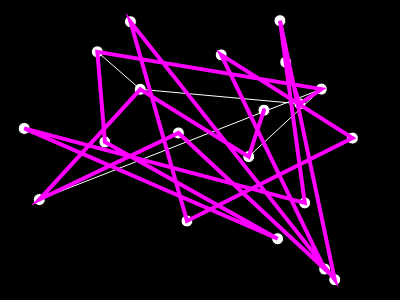
Frame 1 (no input)
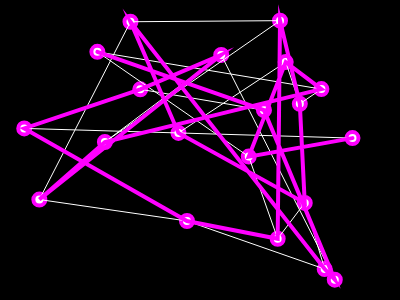
Frame 60 (no input)
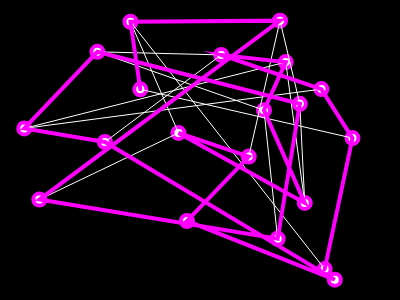
Frame 120 (the mouse pressed at the canvas centre since frame 60)

The p5.js sketch that drew these frames (run headless with seeded random() and noise() and a simulated clock; from frame 60 on, the mouse is pressed at the canvas centre):

// p5.js sketch
// ── sketch.js
var cities = []
var totalCities = 20

var recordDistance;

var bestEver = []

function setup() {
  createCanvas(400,300)
  for (var i=0; i<totalCities; i++) {
    var v = createVector(random(width), random(height))
    cities[i] = v
  }
  
  var d = calcDistance(cities);
  recordDistance = d
  print(recordDistance)
  
  bestEver = cities.slice()
}

function draw() {
  var i = floor(random(cities.length));
  var j = floor(random(cities.length));
  swap(cities, i,j )
  
  // if(random()<.5){
  //   cities = bestEver.slice()
  // }
  
  background(0) 
  fill(255);
  for (var i=0; i< cities.length; i++) {
    ellipse(cities[i].x, cities[i].y, 12, 12)
  }
  
  
  stroke(255);
  strokeWeight(1);
  noFill();
  beginShape();
  for (var i=0; i< cities.length; i++) {
    vertex(cities[i].x, cities[i].y)
  }
  endShape();
  
  stroke(255,0,255);
  strokeWeight(4);
  noFill();
  beginShape();
  for (var i=0; i< bestEver.length; i++) {
    vertex(bestEver[i].x, bestEver[i].y)
  }
  endShape();
  
  var d = calcDistance(cities);
  if (d < recordDistance){
    recordDistance = d;
    print(round(recordDistance,1));
    bestEver = cities.slice()
  }
  
}

function swap(a, i, j){
  var temp = a[i];
  a[i] = a[j];
  a[j] = temp;
}


function calcDistance(points) {
  var sum = 0;
  for (var i = 0; i < points.length-1; i++){
    var d = dist(points[i].x, points[i].y, points[i+1].x, points[i+1].y);
    sum += d;
  }
  return sum;
  
}
